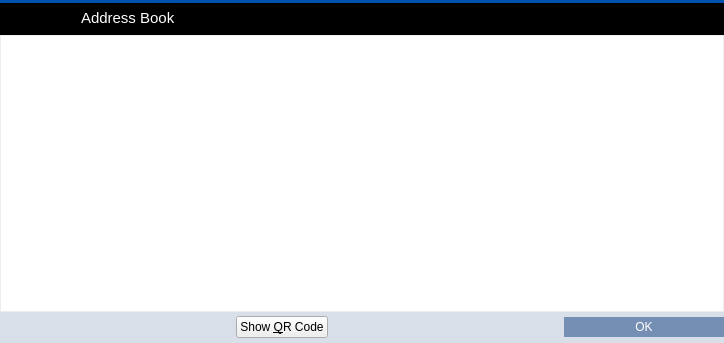
<?xml version="1.0" encoding="UTF-8"?>
<ui version="4.0">
 <class>AddressBookPage</class>
 <widget class="QWidget" name="AddressBookPage">
  <property name="geometry">
   <rect>
    <x>0</x>
    <y>0</y>
    <width>724</width>
    <height>343</height>
   </rect>
  </property>
  <property name="palette">
   <palette>
    <active>
     <colorrole role="Button">
      <brush brushstyle="SolidPattern">
       <color alpha="255">
        <red>216</red>
        <green>223</green>
        <blue>233</blue>
       </color>
      </brush>
     </colorrole>
     <colorrole role="Base">
      <brush brushstyle="SolidPattern">
       <color alpha="255">
        <red>216</red>
        <green>223</green>
        <blue>233</blue>
       </color>
      </brush>
     </colorrole>
     <colorrole role="Window">
      <brush brushstyle="SolidPattern">
       <color alpha="255">
        <red>216</red>
        <green>223</green>
        <blue>233</blue>
       </color>
      </brush>
     </colorrole>
     <colorrole role="Highlight">
      <brush brushstyle="SolidPattern">
       <color alpha="255">
        <red>235</red>
        <green>235</green>
        <blue>235</blue>
       </color>
      </brush>
     </colorrole>
     <colorrole role="HighlightedText">
      <brush brushstyle="SolidPattern">
       <color alpha="255">
        <red>171</red>
        <green>127</green>
        <blue>130</blue>
       </color>
      </brush>
     </colorrole>
    </active>
    <inactive>
     <colorrole role="Button">
      <brush brushstyle="SolidPattern">
       <color alpha="255">
        <red>216</red>
        <green>223</green>
        <blue>233</blue>
       </color>
      </brush>
     </colorrole>
     <colorrole role="Base">
      <brush brushstyle="SolidPattern">
       <color alpha="255">
        <red>216</red>
        <green>223</green>
        <blue>233</blue>
       </color>
      </brush>
     </colorrole>
     <colorrole role="Window">
      <brush brushstyle="SolidPattern">
       <color alpha="255">
        <red>216</red>
        <green>223</green>
        <blue>233</blue>
       </color>
      </brush>
     </colorrole>
     <colorrole role="Highlight">
      <brush brushstyle="SolidPattern">
       <color alpha="255">
        <red>235</red>
        <green>235</green>
        <blue>235</blue>
       </color>
      </brush>
     </colorrole>
     <colorrole role="HighlightedText">
      <brush brushstyle="SolidPattern">
       <color alpha="255">
        <red>171</red>
        <green>127</green>
        <blue>130</blue>
       </color>
      </brush>
     </colorrole>
    </inactive>
    <disabled>
     <colorrole role="Button">
      <brush brushstyle="SolidPattern">
       <color alpha="255">
        <red>216</red>
        <green>223</green>
        <blue>233</blue>
       </color>
      </brush>
     </colorrole>
     <colorrole role="Base">
      <brush brushstyle="SolidPattern">
       <color alpha="255">
        <red>216</red>
        <green>223</green>
        <blue>233</blue>
       </color>
      </brush>
     </colorrole>
     <colorrole role="Window">
      <brush brushstyle="SolidPattern">
       <color alpha="255">
        <red>216</red>
        <green>223</green>
        <blue>233</blue>
       </color>
      </brush>
     </colorrole>
     <colorrole role="Highlight">
      <brush brushstyle="SolidPattern">
       <color alpha="255">
        <red>240</red>
        <green>240</green>
        <blue>240</blue>
       </color>
      </brush>
     </colorrole>
     <colorrole role="HighlightedText">
      <brush brushstyle="SolidPattern">
       <color alpha="255">
        <red>171</red>
        <green>127</green>
        <blue>130</blue>
       </color>
      </brush>
     </colorrole>
    </disabled>
   </palette>
  </property>
  <property name="windowTitle">
   <string>Address Book</string>
  </property>
  <property name="styleSheet">
   <string notr="true">#AddressBookPage {
	background-color: #D8DFE9;
 }</string>
  </property>
  <layout class="QVBoxLayout" name="verticalLayout">
   <property name="spacing">
    <number>0</number>
   </property>
   <property name="leftMargin">
    <number>0</number>
   </property>
   <property name="topMargin">
    <number>0</number>
   </property>
   <property name="rightMargin">
    <number>0</number>
   </property>
   <property name="bottomMargin">
    <number>0</number>
   </property>
   <item>
    <widget class="Line" name="line_6">
     <property name="styleSheet">
      <string notr="true">background-color: #0052AE;</string>
     </property>
     <property name="frameShadow">
      <enum>QFrame::Raised</enum>
     </property>
     <property name="lineWidth">
      <number>0</number>
     </property>
     <property name="orientation">
      <enum>Qt::Horizontal</enum>
     </property>
    </widget>
   </item>
   <item>
    <widget class="QWidget" name="wAddressBookHeader" native="true">
     <property name="minimumSize">
      <size>
       <width>0</width>
       <height>32</height>
      </size>
     </property>
     <property name="maximumSize">
      <size>
       <width>16777215</width>
       <height>32</height>
      </size>
     </property>
     <property name="styleSheet">
      <string notr="true">#wAddressBookHeader {
	background-color: black;
}</string>
     </property>
     <property name="is_header" stdset="0">
      <bool>true</bool>
     </property>
     <widget class="QLabel" name="label_25">
      <property name="geometry">
       <rect>
        <x>11</x>
        <y>0</y>
        <width>37</width>
        <height>30</height>
       </rect>
      </property>
      <property name="sizePolicy">
       <sizepolicy hsizetype="Preferred" vsizetype="Preferred">
        <horstretch>0</horstretch>
        <verstretch>0</verstretch>
       </sizepolicy>
      </property>
      <property name="minimumSize">
       <size>
        <width>30</width>
        <height>30</height>
       </size>
      </property>
      <property name="maximumSize">
       <size>
        <width>55</width>
        <height>55</height>
       </size>
      </property>
      <property name="text">
       <string/>
      </property>
      <property name="pixmap">
       <pixmap resource="../res.qrc">:/res/address_book.png</pixmap>
      </property>
     </widget>
     <widget class="QLabel" name="label_25_1">
      <property name="geometry">
       <rect>
        <x>46</x>
        <y>0</y>
        <width>38</width>
        <height>30</height>
       </rect>
      </property>
      <property name="sizePolicy">
       <sizepolicy hsizetype="Preferred" vsizetype="Preferred">
        <horstretch>0</horstretch>
        <verstretch>0</verstretch>
       </sizepolicy>
      </property>
      <property name="minimumSize">
       <size>
        <width>30</width>
        <height>30</height>
       </size>
      </property>
      <property name="maximumSize">
       <size>
        <width>55</width>
        <height>55</height>
       </size>
      </property>
      <property name="text">
       <string/>
      </property>
      <property name="pixmap">
       <pixmap resource="../res.qrc">:/res/download.png</pixmap>
      </property>
     </widget>
     <widget class="QLabel" name="label_27">
      <property name="geometry">
       <rect>
        <x>81</x>
        <y>6</y>
        <width>103</width>
        <height>18</height>
       </rect>
      </property>
      <property name="font">
       <font>
        <pointsize>11</pointsize>
        <stylestrategy>PreferAntialias</stylestrategy>
       </font>
      </property>
      <property name="styleSheet">
       <string notr="true">QLabel {
	color: #fff;
}</string>
      </property>
      <property name="text">
       <string>Address Book</string>
      </property>
     </widget>
     <widget class="QPushButton" name="bClose">
      <property name="geometry">
       <rect>
        <x>694</x>
        <y>1</y>
        <width>30</width>
        <height>30</height>
       </rect>
      </property>
      <property name="minimumSize">
       <size>
        <width>30</width>
        <height>30</height>
       </size>
      </property>
      <property name="maximumSize">
       <size>
        <width>30</width>
        <height>30</height>
       </size>
      </property>
      <property name="styleSheet">
       <string notr="true">QPushButton {
	image: url(:/res/close_normal.png);
	border: 0px solid gray;
}
QPushButton:pressed:flat {
	image: url(:/res/close_normal.png);
}

QPushButton:hover {
	image: url(:/res/close_hover.png);
}</string>
      </property>
      <property name="text">
       <string notr="true"/>
      </property>
      <property name="flat">
       <bool>true</bool>
      </property>
     </widget>
    </widget>
   </item>
   <item>
    <widget class="QTableView" name="tableView">
     <property name="contextMenuPolicy">
      <enum>Qt::CustomContextMenu</enum>
     </property>
     <property name="toolTip">
      <string>Double-click to edit address or label</string>
     </property>
     <property name="styleSheet">
      <string notr="true"> QScrollBar:vertical {
     border: 0px solid grey;
     background: white;
     width: 9px;
     margin: 24px 0px 0 0px;
 }
 QScrollBar::handle:vertical {
     background: #BB9396;
     min-width: 20px;
 }
QScrollBar::sub-line:vertical {
	height: 0px;
    width: 0px;
}

QHeaderView {
	background-color: #D8DFE9;
	font-size: 10;
	text-align:left;
}
QHeaderView::section {
    background-color: #D8DFE9;
     color: #0052AE;
    padding-left: 5px;
    border: 0px solid #6c6c6c;
	text-align:left;
}

/* style the sort indicator */
QHeaderView::down-arrow {
    image: url(down_arrow.png);
}

QHeaderView::up-arrow {
    image: url(up_arrow.png);
}

QTableView {
	border: 1px solid #ededed;
	selection-background-color: #ebebeb;
	selection-color:  rgb(0, 82, 174);
}</string>
     </property>
     <property name="frameShape">
      <enum>QFrame::NoFrame</enum>
     </property>
     <property name="horizontalScrollBarPolicy">
      <enum>Qt::ScrollBarAlwaysOff</enum>
     </property>
     <property name="editTriggers">
      <set>QAbstractItemView::AnyKeyPressed|QAbstractItemView::DoubleClicked|QAbstractItemView::EditKeyPressed</set>
     </property>
     <property name="tabKeyNavigation">
      <bool>false</bool>
     </property>
     <property name="alternatingRowColors">
      <bool>true</bool>
     </property>
     <property name="selectionMode">
      <enum>QAbstractItemView::SingleSelection</enum>
     </property>
     <property name="selectionBehavior">
      <enum>QAbstractItemView::SelectRows</enum>
     </property>
     <property name="showGrid">
      <bool>false</bool>
     </property>
     <attribute name="verticalHeaderVisible">
      <bool>false</bool>
     </attribute>
     <attribute name="verticalHeaderDefaultSectionSize">
      <number>20</number>
     </attribute>
     <attribute name="verticalHeaderMinimumSectionSize">
      <number>20</number>
     </attribute>
    </widget>
   </item>
   <item>
    <layout class="QHBoxLayout" name="horizontalLayout_14">
     <item>
      <spacer name="horizontalSpacer_18">
       <property name="orientation">
        <enum>Qt::Horizontal</enum>
       </property>
       <property name="sizeHint" stdset="0">
        <size>
         <width>40</width>
         <height>20</height>
        </size>
       </property>
      </spacer>
     </item>
     <item>
      <widget class="QPushButton" name="newAddressButton">
       <property name="minimumSize">
        <size>
         <width>31</width>
         <height>31</height>
        </size>
       </property>
       <property name="maximumSize">
        <size>
         <width>31</width>
         <height>31</height>
        </size>
       </property>
       <property name="styleSheet">
        <string notr="true">QPushButton {
	border: 0px solid gray;
	image: url(:/res/add_contact/normal.png);
}

QPushButton:pressed:flat {
	image: url(:/res/add_contact/pressed.png);
}

QPushButton:hover {
	image: url(:/res/add_contact/hover.png);
}

QPushButton:!enabled {
	image: url(:/res/add_contact/disabled.png);
}</string>
       </property>
       <property name="text">
        <string/>
       </property>
       <property name="flat">
        <bool>true</bool>
       </property>
      </widget>
     </item>
     <item>
      <widget class="QPushButton" name="copyToClipboard">
       <property name="minimumSize">
        <size>
         <width>31</width>
         <height>31</height>
        </size>
       </property>
       <property name="maximumSize">
        <size>
         <width>31</width>
         <height>31</height>
        </size>
       </property>
       <property name="styleSheet">
        <string notr="true">QPushButton {
	border: 0px solid gray;
	image: url(:/res/duplicate_contact/normal.png);
}

QPushButton:pressed:flat {
	image: url(:/res/duplicate_contact/click.png);
}

QPushButton:hover {
	image: url(:/res/duplicate_contact/hover.png);
}

QPushButton:!enabled {
	image: url(:/res/duplicate_contact/disabled.png);
}</string>
       </property>
       <property name="text">
        <string/>
       </property>
       <property name="flat">
        <bool>true</bool>
       </property>
      </widget>
     </item>
     <item>
      <widget class="QPushButton" name="editButton">
       <property name="minimumSize">
        <size>
         <width>31</width>
         <height>31</height>
        </size>
       </property>
       <property name="maximumSize">
        <size>
         <width>31</width>
         <height>31</height>
        </size>
       </property>
       <property name="styleSheet">
        <string notr="true">QPushButton {
	border: 0px solid gray;
	image: url(:/res/edit_contact/edit_contact_normal.png);
}

QPushButton:pressed:flat {
	image: url(:/res/edit_contact/edit_contact_pressed.png);
}

QPushButton:hover {
	image: url(:/res/edit_contact/edit_contact_hover.png);
}

QPushButton:!enabled {
	image: url(:/res/edit_contact/edit_contact_disabled.png);
}</string>
       </property>
       <property name="text">
        <string/>
       </property>
       <property name="flat">
        <bool>true</bool>
       </property>
      </widget>
     </item>
     <item>
      <widget class="QPushButton" name="showQRCode">
       <property name="text">
        <string>Show &amp;QR Code</string>
       </property>
       <property name="icon">
        <iconset resource="../blazecoin.qrc">
         <normaloff>:/icons/qrcode</normaloff>:/icons/qrcode</iconset>
       </property>
      </widget>
     </item>
     <item>
      <widget class="QPushButton" name="signMessage">
       <property name="enabled">
        <bool>true</bool>
       </property>
       <property name="minimumSize">
        <size>
         <width>31</width>
         <height>31</height>
        </size>
       </property>
       <property name="maximumSize">
        <size>
         <width>31</width>
         <height>31</height>
        </size>
       </property>
       <property name="styleSheet">
        <string notr="true">QPushButton {
	border: 0px solid gray;
	image: url(:/res/sign/normal.png);
}

QPushButton:pressed:flat {
	image: url(:/res/sign/pressed.png);
}

QPushButton:hover {
	image: url(:/res/sign/hover.png);
}

QPushButton:!enabled {
	image: url(:/res/sign/disabled.png);
}</string>
       </property>
       <property name="text">
        <string/>
       </property>
       <property name="flat">
        <bool>true</bool>
       </property>
      </widget>
     </item>
     <item>
      <widget class="QPushButton" name="verifyMessage">
       <property name="enabled">
        <bool>true</bool>
       </property>
       <property name="minimumSize">
        <size>
         <width>31</width>
         <height>31</height>
        </size>
       </property>
       <property name="maximumSize">
        <size>
         <width>31</width>
         <height>31</height>
        </size>
       </property>
       <property name="styleSheet">
        <string notr="true">QPushButton {
	border: 0px solid gray;
	image: url(:/res/verify/verify_normal.png);
}

QPushButton:pressed:flat {
	image: url(:/res/verify/verify_pressed.png);
}

QPushButton:hover {
	image: url(:/res/verify/verify_hover.png);
}

QPushButton:!enabled {
	image: url(:/res/verify/verify_disabled.png);
}</string>
       </property>
       <property name="text">
        <string/>
       </property>
       <property name="flat">
        <bool>true</bool>
       </property>
      </widget>
     </item>
     <item>
      <widget class="QPushButton" name="deleteButton">
       <property name="minimumSize">
        <size>
         <width>31</width>
         <height>31</height>
        </size>
       </property>
       <property name="maximumSize">
        <size>
         <width>31</width>
         <height>31</height>
        </size>
       </property>
       <property name="styleSheet">
        <string notr="true">QPushButton {
	border: 0px solid gray;
	image: url(:/res/del_contact/delete_contact_normal.png);
}

QPushButton:pressed:flat {
	image: url(:/res/del_contact/delete_contact_pressed.png);
}

QPushButton:hover {
	image: url(:/res/del_contact/delete_contact_hover.png);
}

QPushButton:!enabled {
	image: url(:/res/del_contact/delete_contact_disabled.png);
}</string>
       </property>
       <property name="text">
        <string/>
       </property>
       <property name="flat">
        <bool>true</bool>
       </property>
      </widget>
     </item>
     <item>
      <spacer name="horizontalSpacer_19">
       <property name="orientation">
        <enum>Qt::Horizontal</enum>
       </property>
       <property name="sizeHint" stdset="0">
        <size>
         <width>40</width>
         <height>20</height>
        </size>
       </property>
      </spacer>
     </item>
     <item>
      <widget class="QDialogButtonBox" name="buttonBox">
       <property name="sizePolicy">
        <sizepolicy hsizetype="Maximum" vsizetype="Fixed">
         <horstretch>0</horstretch>
         <verstretch>0</verstretch>
        </sizepolicy>
       </property>
       <property name="styleSheet">
        <string notr="true">QPushButton {
	background-color: #758EB3;
	color: #FFFFFF;
	border: 0px solid gray;
	max-height: 20px;
	min-height: 20px;
	max-width: 160px;
	min-width: 160px;
}

QPushButton:hover {
	background-color: #0099CC;
}

QPushButton:pressed:flat {
	background-color: #9D0B17;
}</string>
       </property>
       <property name="standardButtons">
        <set>QDialogButtonBox::Ok</set>
       </property>
      </widget>
     </item>
    </layout>
   </item>
  </layout>
 </widget>
 <resources>
  <include location="../res.qrc"/>
  <include location="../blazecoin.qrc"/>
 </resources>
 <connections>
  <connection>
   <sender>bClose</sender>
   <signal>clicked()</signal>
   <receiver>AddressBookPage</receiver>
   <slot>close()</slot>
   <hints>
    <hint type="sourcelabel">
     <x>870</x>
     <y>33</y>
    </hint>
    <hint type="destinationlabel">
     <x>447</x>
     <y>189</y>
    </hint>
   </hints>
  </connection>
 </connections>
</ui>
